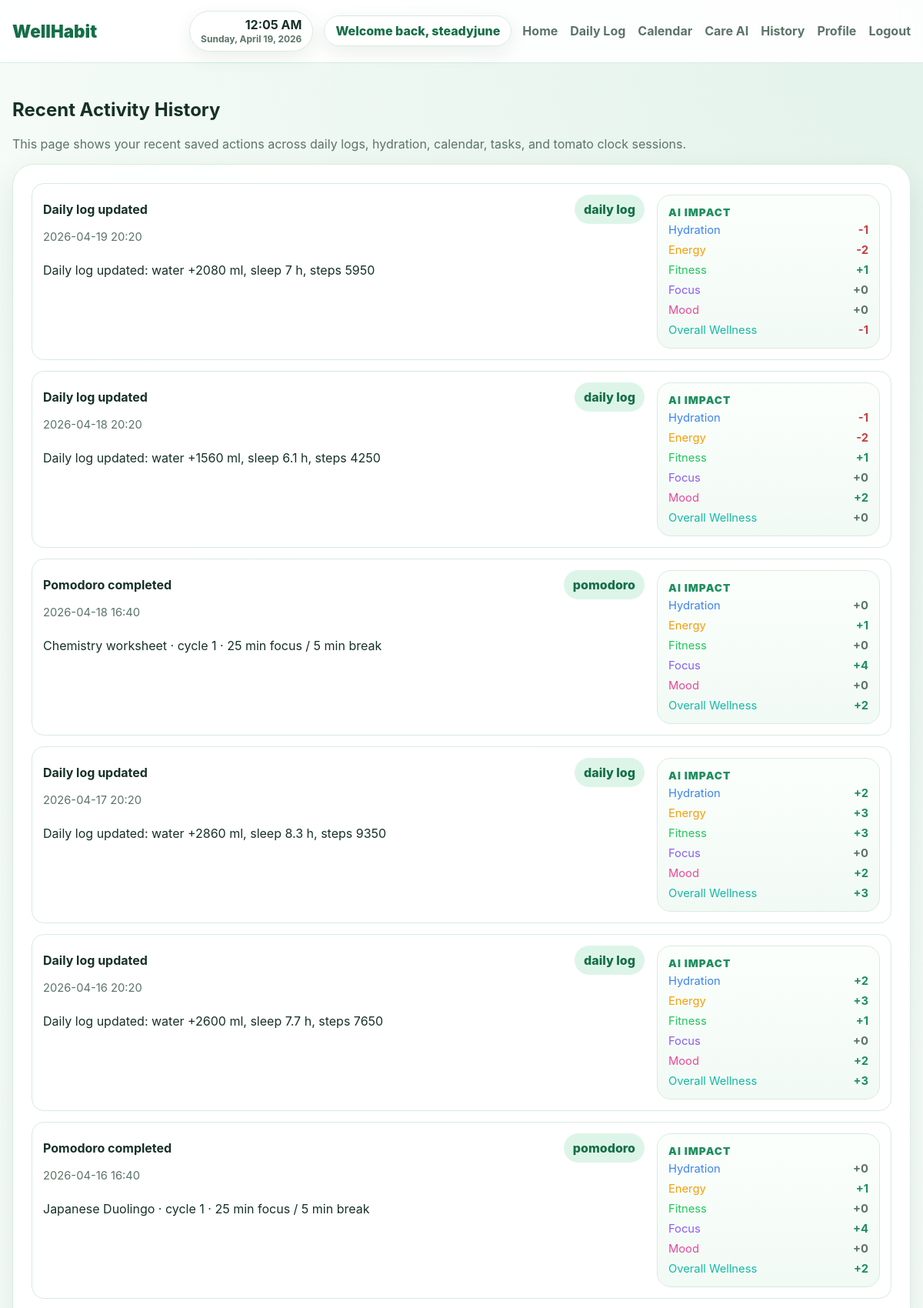
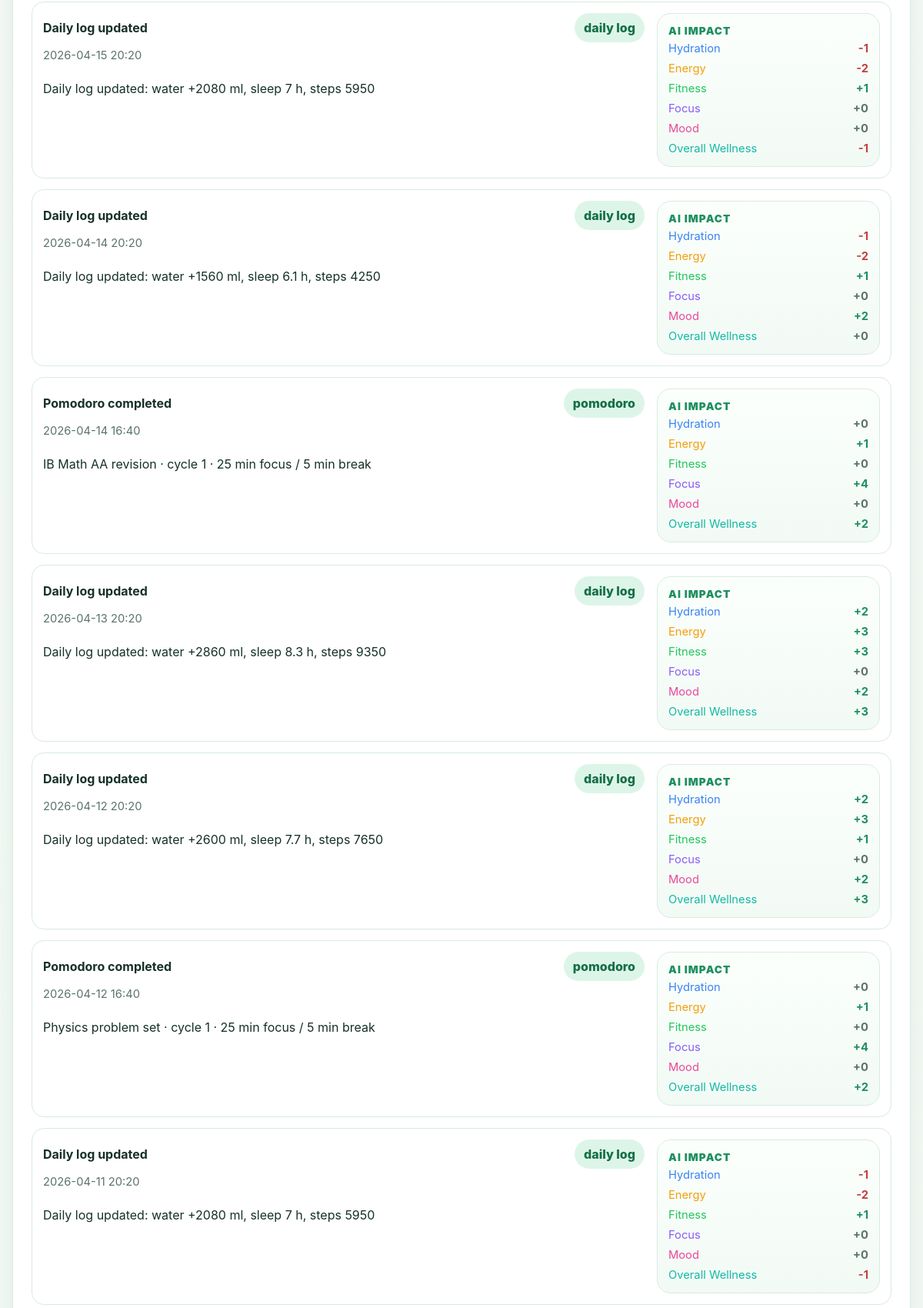
The app's page /history (signed in, upper part) with its own data (2 pictures, top to bottom).
### app/models.py (models this page shows, shortened)
class User(UserMixin, db.Model):
    id = db.Column(db.Integer, primary_key=True)
    username = db.Column(db.String(80), unique=True, nullable=False)
    email = db.Column(db.String(120), unique=True, nullable=False)
    password_hash = db.Column(db.String(255), nullable=False)
    created_at = db.Column(db.DateTime, default=datetime.utcnow, nullable=False)
    age = db.Column(db.Integer)
    gender_identity = db.Column(db.String(30))
    weight_kg = db.Column(db.Float)
    height_cm = db.Column(db.Float)
    daily_water_goal_ml = db.Column(db.Integer, nullable=False, default=2000)
    daily_sleep_goal_hours = db.Column(db.Float, nullable=False, default=8.0)
    daily_step_goal = db.Column(db.Integer, nullable=False, default=8000)
    daily_exercise_goal_minutes = db.Column(db.Integer, nullable=False, default=30)
    optimal_bedtime = db.Column(db.String(5))
    optimal_wake_time = db.Column(db.String(5))
    hydration_score = db.Column(db.Integer, nullable=False, default=50)
    energy_score = db.Column(db.Integer, nullable=False, default=50)
    fitness_score = db.Column(db.Integer, nullable=False, default=50)
    focus_score = db.Column(db.Integer, nullable=False, default=50)
    mood_score = db.Column(db.Integer, nullable=False, default=50)
    overall_wellness_score = db.Column(db.Integer, nullable=False, default=50)
    wellness_summary = db.Column(db.Text)
    wellness_updated_at = db.Column(db.DateTime)
    daily_logs = db.relationship('DailyLog', backref='user', lazy=True, cascade='all, delete-orphan')
    tasks = db.relationship('Task', backref='user', lazy=True, cascade='all, delete-orphan')
    calendar_events = db.relationship('CalendarEvent', backref='user', lazy=True, cascade='all, delete-orphan')
    pomodoro_sessions = db.relationship('PomodoroSession', backref='user', lazy=True, cascade='all, delete-orphan')
    hydration_prompts = db.relationship('HydrationPrompt', backref='user', lazy=True, cascade='all, delete-orphan')
    activity_entries = db.relationship('ActivityEntry', backref='user', lazy=True, cascade='all, delete-orphan')
    mood_entries = db.relationship('MoodEntry', backref='user', lazy=True, cascade='all, delete-orphan')

class ActivityEntry(db.Model):
    id = db.Column(db.Integer, primary_key=True)
    user_id = db.Column(db.Integer, db.ForeignKey('user.id'), nullable=False)
    entry_type = db.Column(db.String(50), nullable=False)
    title = db.Column(db.String(200), nullable=False)
    description = db.Column(db.Text)
    event_at = db.Column(db.DateTime, default=datetime.utcnow, nullable=False, index=True)

### app/routes.py (the view)
    @app.route('/history')
    @login_required
    def history_view():
        raw_entries = ActivityEntry.query.filter_by(user_id=current_user.id).order_by(ActivityEntry.event_at.desc()).limit(150).all()
        entries = [_activity_entry_view_model(entry) for entry in raw_entries]
        return render_template('history.html', entries=entries)

### app/models.py (called while the page is built)
@login_manager.user_loader
def load_user(user_id):
    return db.session.get(User, int(user_id))

### app/routes.py (called while the page is built, shortened)
def local_now() -> datetime:
    return datetime.now(LOCAL_TZ)

def local_today() -> date:
    return local_now().date()

def _get_next_sort_order(user_id: int, task_date: date) -> int:
    current_max = db.session.query(db.func.max(Task.sort_order)).filter_by(user_id=user_id, task_date=task_date).scalar()
    return int(current_max or 0) + 1

def _roll_over_pending_tasks(user_id: int) -> None:
    today = local_today()
    overdue_tasks = Task.query.filter(
        Task.user_id == user_id,
        Task.task_date < today,
        Task.completed.is_(False),
        db.or_(Task.task_type.is_(None), Task.task_type != 'meal'),
    ).order_by(Task.task_date.asc(), Task.sort_order.asc(), Task.created_at.asc()).all()
    if not overdue_tasks:
        return
    next_order = _get_next_sort_order(user_id, today)
    for task in overdue_tasks:
        task.task_date = today
        task.sort_order = next_order
        next_order += 1
    db.session.commit()

def _consume_wellness_feedback() -> dict | None:
    if not has_request_context():
        return None
    return session.pop('pending_wellness_feedback', None)

def _history_entry_impacts(entry: ActivityEntry):
    labels = {
        'hydration': 'Hydration',
        'energy': 'Energy',
        'fitness': 'Fitness',
        'focus': 'Focus',
        'mood': 'Mood',
        'overall': 'Overall Wellness',
    }
    def _collapse_if_all_zero(items):
        return items
    _, stored_impacts = _split_activity_description(entry.description)
    if stored_impacts:
        normalized = []
        for item in stored_impacts:
            value = int(item.get('value', 0) or 0)
            normalized.append({
                'key': item.get('key'),
                'label': item.get('label') or labels.get(item.get('key'), 'Overall Wellness'),
                'value': value,
                'signed': item.get('signed') or f"{value:+d}",
            })
        if normalized:
            return _collapse_if_all_zero(normalized)

### app/templates/history.html (shortened to what this page needs)
{% extends 'base.html' %}
{% block content %}
<section class="page-header">
    <div>
        <h1>Recent Activity History</h1>
        <p class="muted">This page shows your recent saved actions across daily logs, hydration, calendar, tasks, and tomato clock sessions.</p>
    </div>
</section>
<section class="card">
    <div class="history-list history-page-list">
        {% for entry in entries %}
            <article class="history-item history-entry-card history-impact-card">
                <div class="history-main-col">
                    <div class="history-entry-top">
                        <strong>{{ entry.row.title }}</strong>
                        <span class="pill">{{ entry.row.entry_type.replace('_', ' ') }}</span>
                    </div>
                    <span class="muted small">{{ entry.row.event_at.strftime('%Y-%m-%d %H:%M') }}</span>
                    {% if entry.description %}<p>{{ entry.description }}</p>{% endif %}
                </div>
                <aside class="history-impact-box">
                    <p class="eyebrow">AI impact</p>
                    <div class="history-impact-grid">
                        {% for impact in entry.impacts %}
                            <div class="history-impact-row metric-{{ impact.key }}">
                                <span>{{ impact.label }}</span>
                                <strong class="{% if impact.value > 0 %}impact-plus{% elif impact.value < 0 %}impact-minus{% else %}impact-zero{% endif %}">{{ impact.signed }}</strong>
                            </div>
                        {% endfor %}
                    </div>
                </aside>
            </article>
        {% else %}
            <p class="muted">No activity history yet.</p>
        {% endfor %}
    </div>
</section>
{% endblock %}

### app/templates/base.html (shortened to what this page needs)
<!doctype html>
<html lang="en">
<head>
    <link rel="stylesheet" href="{{ url_for('static', filename='style.css') }}">
</head>
<body>
    <nav class="navbar">
        <div class="container nav-inner">
            <div class="nav-left-zone">
                <a class="brand" href="{{ url_for('index') }}">WellHabit</a>
            </div>
            <div class="nav-right-zone">
                <div class="nav-clock" id="nav-local-time-wrap">
                    <div class="nav-clock-stack">
                        <strong id="nav-local-time">{{ nav_local_time }}</strong>
                        <span>{{ nav_local_date }}</span>
                    </div>
                </div>
                {% if current_user.is_authenticated %}
                    <span class="welcome-pill">Welcome back, {{ current_user.username }}</span>
                {% endif %}
                <div class="nav-links">
                    {% if current_user.is_authenticated %}
                        <a href="{{ url_for('dashboard') }}">Home</a>
                        <a href="{{ url_for('logs') }}">Daily Log</a>
                        <a href="{{ url_for('calendar_view') }}">Calendar</a>
                        <a href="{{ url_for('care_chat_page') }}">Care AI</a>
                        <a href="{{ url_for('history_view') }}">History</a>
                        <a href="{{ url_for('profile') }}">Profile</a>
                        <a href="{{ url_for('logout') }}">Logout</a>
                    {% else %}
                        <a href="{{ url_for('login') }}">Login</a>
                        <a href="{{ url_for('register') }}">Register</a>
                    {% endif %}
                </div>
            </div>
        </div>
    </nav>
    <main class="container page">
        {% block content %}{% endblock %}
    </main>
</body>
</html>

### records on screen
User: username "steadyjune"
ActivityEntry: row "Daily log updated", row.entry_type.replace "daily log", row.event_at "2026-04-19 20:20", description "Daily log updated: water +2080 ml, sleep 7 h, steps 5950", label "Hydration" "Energy" "Fitness" "Focus" "Mood" "Overall Wellness", signed "-1" "-2" "+1" "+0" "+0" "-1"
ActivityEntry: row "Daily log updated", row.entry_type.replace "daily log", row.event_at "2026-04-18 20:20", description "Daily log updated: water +1560 ml, sleep 6.1 h, steps 4250", label "Hydration" "Energy" "Fitness" "Focus" "Mood" "Overall Wellness", signed "-1" "-2" "+1" "+0" "+2" "+0"
ActivityEntry: row "Pomodoro completed", row.entry_type.replace "pomodoro", row.event_at "2026-04-18 16:40", description "Chemistry worksheet · cycle 1 · 25 min focus / 5 min break", label "Hydration" "Energy" "Fitness" "Focus" "Mood" "Overall Wellness", signed "+0" "+1" "+0" "+4" "+0" "+2"
ActivityEntry: row "Daily log updated", row.entry_type.replace "daily log", row.event_at "2026-04-17 20:20", description "Daily log updated: water +2860 ml, sleep 8.3 h, steps 9350", label "Hydration" "Energy" "Fitness" "Focus" "Mood" "Overall Wellness", signed "+2" "+3" "+3" "+0" "+2" "+3"
ActivityEntry: row "Daily log updated", row.entry_type.replace "daily log", row.event_at "2026-04-16 20:20", description "Daily log updated: water +2600 ml, sleep 7.7 h, steps 7650", label "Hydration" "Energy" "Fitness" "Focus" "Mood" "Overall Wellness", signed "+2" "+3" "+1" "+0" "+2" "+3"
ActivityEntry: row "Pomodoro completed", row.entry_type.replace "pomodoro", row.event_at "2026-04-16 16:40", description "Japanese Duolingo · cycle 1 · 25 min focus / 5 min break", label "Hydration" "Energy" "Fitness" "Focus" "Mood" "Overall Wellness", signed "+0" "+1" "+0" "+4" "+0" "+2"
ActivityEntry: row "Daily log updated", row.entry_type.replace "daily log", row.event_at "2026-04-15 20:20", description "Daily log updated: water +2080 ml, sleep 7 h, steps 5950", label "Hydration" "Energy" "Fitness" "Focus" "Mood" "Overall Wellness", signed "-1" "-2" "+1" "+0" "+0" "-1"
ActivityEntry: row "Daily log updated", row.entry_type.replace "daily log", row.event_at "2026-04-14 20:20", description "Daily log updated: water +1560 ml, sleep 6.1 h, steps 4250", label "Hydration" "Energy" "Fitness" "Focus" "Mood" "Overall Wellness", signed "-1" "-2" "+1" "+0" "+2" "+0"
ActivityEntry: row "Pomodoro completed", row.entry_type.replace "pomodoro", row.event_at "2026-04-14 16:40", description "IB Math AA revision · cycle 1 · 25 min focus / 5 min break", label "Hydration" "Energy" "Fitness" "Focus" "Mood" "Overall Wellness", signed "+0" "+1" "+0" "+4" "+0" "+2"
ActivityEntry: row "Daily log updated", row.entry_type.replace "daily log", row.event_at "2026-04-13 20:20", description "Daily log updated: water +2860 ml, sleep 8.3 h, steps 9350", label "Hydration" "Energy" "Fitness" "Focus" "Mood" "Overall Wellness", signed "+2" "+3" "+3" "+0" "+2" "+3"
ActivityEntry: row "Daily log updated", row.entry_type.replace "daily log", row.event_at "2026-04-12 20:20", description "Daily log updated: water +2600 ml, sleep 7.7 h, steps 7650", label "Hydration" "Energy" "Fitness" "Focus" "Mood" "Overall Wellness", signed "+2" "+3" "+1" "+0" "+2" "+3"
ActivityEntry: row "Pomodoro completed", row.entry_type.replace "pomodoro", row.event_at "2026-04-12 16:40", description "Physics problem set · cycle 1 · 25 min focus / 5 min break", label "Hydration" "Energy" "Fitness" "Focus" "Mood" "Overall Wellness", signed "+0" "+1" "+0" "+4" "+0" "+2"
ActivityEntry: row "Daily log updated", row.entry_type.replace "daily log", row.event_at "2026-04-11 20:20", description "Daily log updated: water +2080 ml, sleep 7 h, steps 5950", label "Hydration" "Energy" "Fitness" "Focus" "Mood" "Overall Wellness", signed "-1" "-2" "+1" "+0" "+0" "-1"

### other values on screen
{{ nav_local_date }} "Sunday, April 19, 2026"
